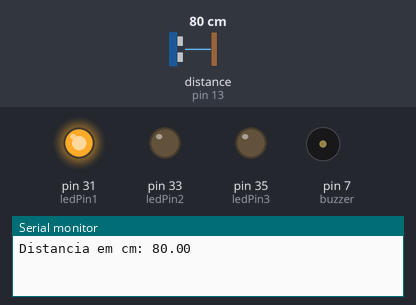
Bench run of a sketch on a simulated Arduino Mega 2560, built with avr-gcc and run on an emulated ATmega2560. Shown: output pins drawn as LEDs (lit = HIGH), buzzer (waves = sounding, pin HIGH), the last lines printed to the serial monitor. The test bench sets the inputs (shaded band); at power-on: distance to the obstacle (sensor on pin 13) 80 cm. The echo pulse lasts 58.3 µs per cm.

Above: at 5.1 s.
5.2 s: distance to the obstacle (sensor on pin 13) set to 6 cm
10.5 s: distance to the obstacle (sensor on pin 13) set to 3 cm
At 13.6 s:
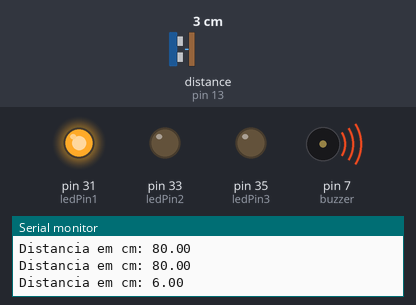
20.3 s: distance to the obstacle (sensor on pin 13) set to 9 cm
At 23.5 s:
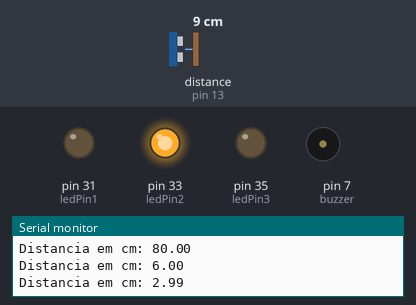
25.6 s: distance to the obstacle (sensor on pin 13) set to 2 cm
At 29.0 s:
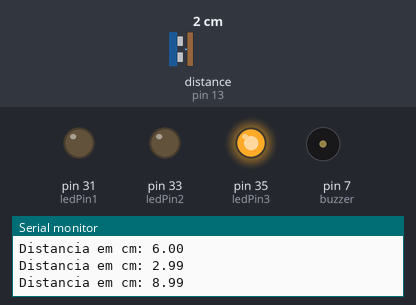
Timing chart, 0 to 36.4 s (numbered marks = the images above; inputs shaded):
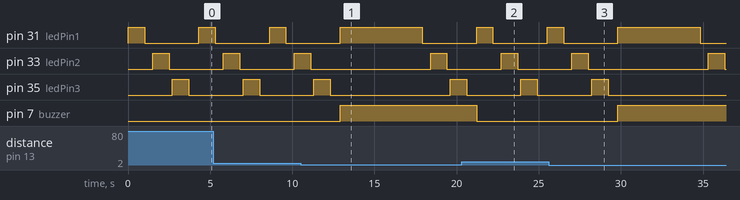

The sketch:

Blink-tatamaya-black.ino
```cpp
int ledPin1 = 31;  //LED AZUL NODEMCU GPIO2
int ledPin2 = 33;  //LED laranja wroombee
int ledPin3 = 35;  // ligado ao led azul wroombee
//int ledPin = 32 ;  // ligado ao led vermelho wroombee
//int timer = 2000;
//int timer2 = 500;
//int timerlaranja=1000;
//int timer3 = 200;


//sensor ultrasonico

//Carrega a biblioteca do sensor ultrassonico
#include <Ultrasonic.h>
//Define os pinos para o trigger e echo
#define pino_trigger 12
#define pino_echo 13
#define buzzer    7
//Inicializa o sensor nos pinos definidos acima
Ultrasonic ultrasonic(pino_trigger, pino_echo);

// fim ultrasonico

void setup()
{
    pinMode(ledPin1, OUTPUT);
    pinMode(ledPin2, OUTPUT);
    pinMode(ledPin3, OUTPUT);
    Serial.begin(115200);
    pinMode(buzzer, OUTPUT);
}

void loop()
{
    //Serial.println("Hello world, I am Wroombee-EngeBOT!");


 // ------sensor ultrasonico

//Le as informacoes do sensor, em cm e pol
  float cmMsec, inMsec;
  long microsec = ultrasonic.timing();
  cmMsec = ultrasonic.convert(microsec, Ultrasonic::CM);
  //inMsec = ultrasonic.convert(microsec, Ultrasonic::IN);

   if (cmMsec < 5){

         // digitalWrite(ledPin3, LOW);
          digitalWrite(buzzer, HIGH);

    int timer = 5000;
    int timer2 = 500;
    int timerlaranja=1000;
    int timer3 = 200;
    int timerver = 1000;
    digitalWrite(ledPin1, HIGH);
    delay(timer);
    digitalWrite(ledPin1, LOW);
    delay(timer2);

    digitalWrite(ledPin2, HIGH); // led laranja
    delay(timerlaranja);
    digitalWrite(ledPin2, LOW);
    delay(timer3);

    digitalWrite(ledPin3, HIGH);  //led vermelho
    delay(timerver);
    digitalWrite(ledPin3, LOW);
    delay(timer2);


          }
          else{

           // digitalWrite(ledPin3, HIGH);
            digitalWrite(buzzer, LOW);
           digitalWrite(ledPin1, HIGH);
    int timer = 1000;
    int timer2 = 500;
    int timerlaranja=1000;
    int timer3 = 200;
    digitalWrite(ledPin1, HIGH);
    delay(timer);
    digitalWrite(ledPin1, LOW);
    delay(timer2);

    digitalWrite(ledPin2, HIGH); // led laranja
    delay(timerlaranja);
    digitalWrite(ledPin2, LOW);
    delay(timer3);

    digitalWrite(ledPin3, HIGH);  //led vermelho
    delay(timer);
    digitalWrite(ledPin3, LOW);
    delay(timer2);


          }


  //Exibe informacoes no serial monitor
  Serial.print("Distancia em cm: ");
   Serial.println(cmMsec);
 // Serial.print(" - Distancia em polegadas: ");
 // Serial.println(inMsec);
  delay(100);

 // ------fim ultrasonico


}
```

Measured:
- the behaviour switches between 5 and 4 cm on distance to the obstacle (sensor on pin 13) (found by bisection; images 0 and 1)
- after the input at 10.5 s, pin 7 (buzzer): LOW → HIGH after 2.4 s
- after the input at 20.3 s, pin 33 (ledPin2): LOW → HIGH after 2.4 s, → LOW 1.0 s later; pin 7 (buzzer): HIGH → LOW after 0.92 s
- after the input at 25.6 s, pin 33 (ledPin2): LOW → HIGH after 9.7 s, → LOW 1.0 s later; pin 35 (ledPin3): goes on until 29.2 s, then stays LOW; pin 7 (buzzer): LOW → HIGH after 4.2 s
